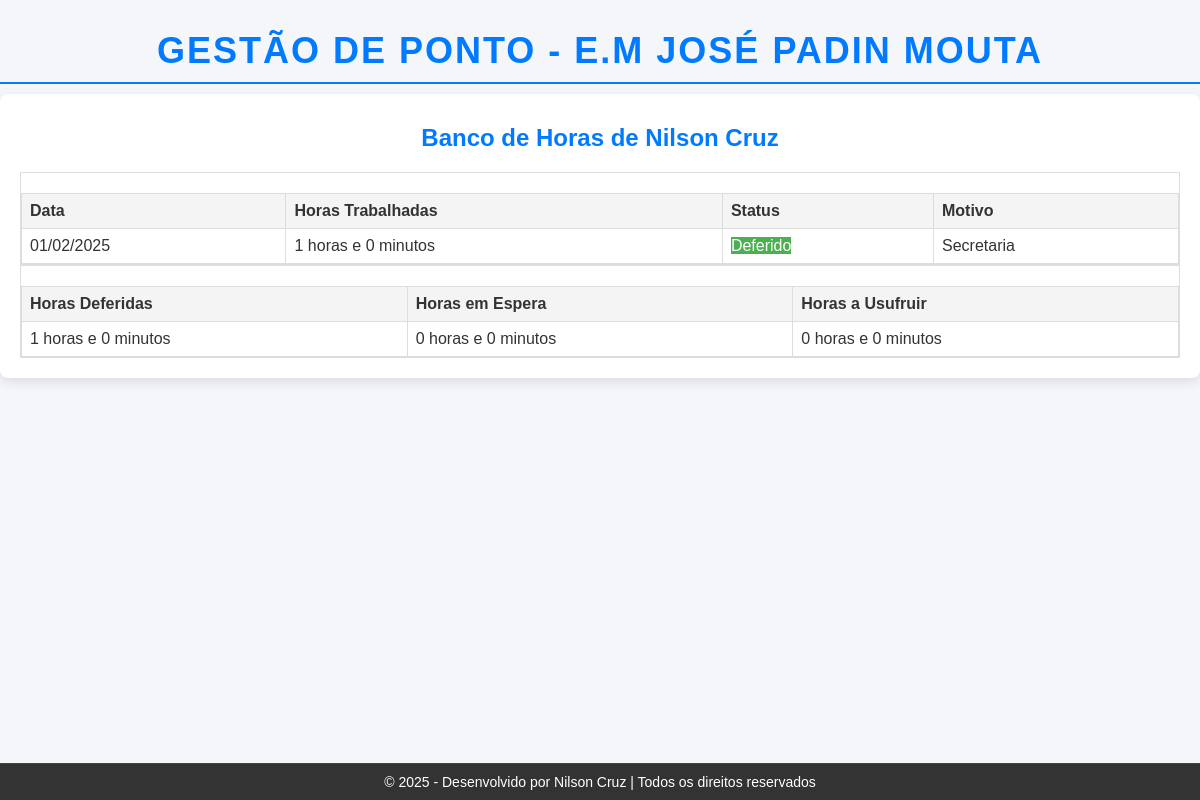
/consultar_horas (signed in), run on an earlier commit of the app's database.
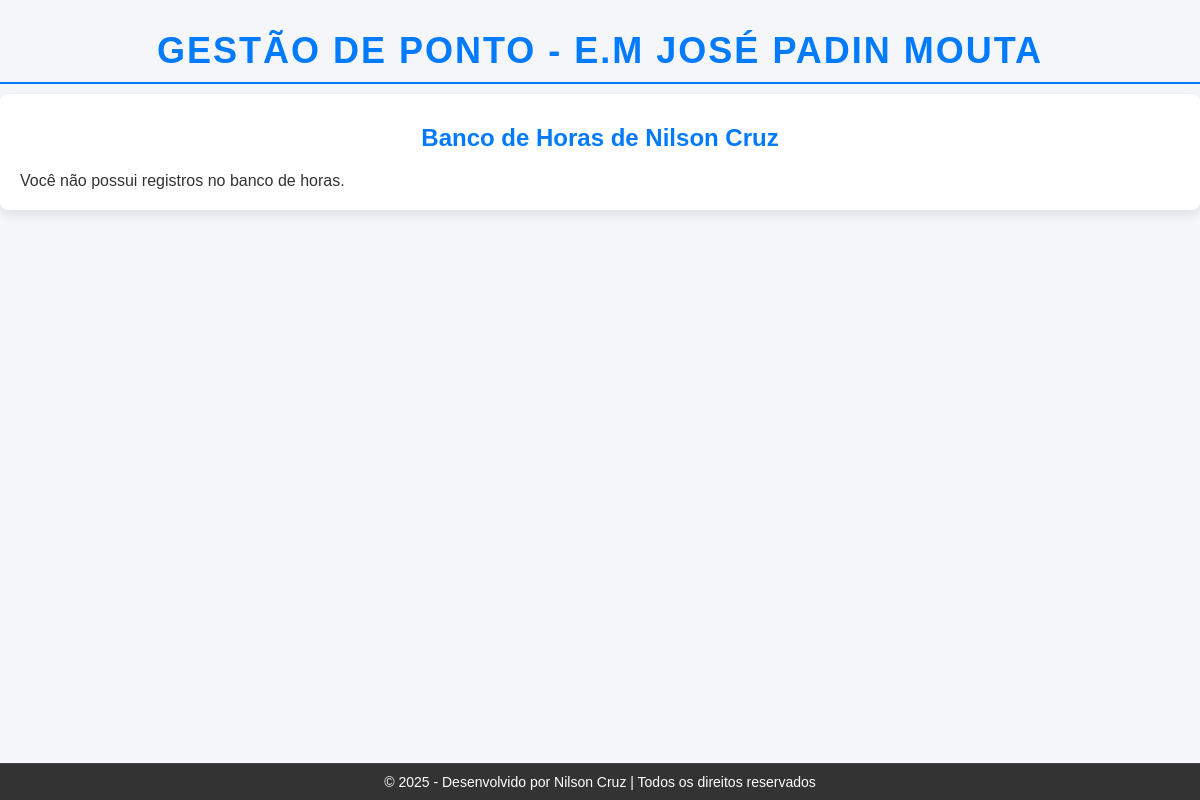
And on a later commit of the database.
### app.py (models this page shows)
class User(UserMixin, db.Model):
    id = db.Column(db.Integer, primary_key=True)
    nome = db.Column(db.String(150), nullable=False)
    registro = db.Column(db.String(150), nullable=False, unique=True)
    email = db.Column(db.String(150), nullable=False, unique=True)
    senha = db.Column(db.String(150), nullable=False)
    tipo = db.Column(db.String(10), nullable=False)  # "funcionario" ou "administrador"
    banco_horas = db.Column(db.Integer, default=0, nullable=False)
    agendamentos = db.relationship('Agendamento', backref='user_funcionario', lazy=True)

class BancoDeHoras(db.Model):
    __tablename__ = 'banco_de_horas'
    id = db.Column(db.Integer, primary_key=True)
    funcionario_id = db.Column(db.Integer, db.ForeignKey('user.id'), nullable=False)
    horas = db.Column(db.Integer, nullable=False)
    minutos = db.Column(db.Integer, nullable=False)
    total_minutos = db.Column(db.Integer, default=0)
    data_realizacao = db.Column(db.Date, nullable=False)
    status = db.Column(db.String(50), default="Horas a Serem Deferidas")
    data_criacao = db.Column(db.DateTime, default=datetime.datetime.utcnow)
    data_atualizacao = db.Column(db.DateTime, default=datetime.datetime.utcnow, onupdate=datetime.datetime.utcnow)
    motivo = db.Column(db.String(40), nullable=True)
    usufruido = db.Column(db.Boolean, default=False)  # NOVO CAMPO
    funcionario = db.relationship('User', backref='banco_de_horas')

### app.py (the view)
@app.route('/consultar_horas')
def consultar_horas():
    print(f"Usuário: {current_user}")  # Para verificar se o usuário está autenticado
    print(f"Banco de Horas: {getattr(current_user, 'banco_horas', 'NÃO DEFINIDO')}")  # Depuração
    registros = BancoDeHoras.query.filter_by(funcionario_id=current_user.id).all()
    horas_deferidas = 0
    minutos_deferidos = 0
    horas_em_espera = 0
    minutos_em_espera = 0
    for registro in registros:
        if registro.status == 'Deferido':
            horas_deferidas += registro.horas
            minutos_deferidos += registro.minutos
        elif registro.status == 'Horas a Serem Deferidas':
            horas_em_espera += registro.horas
            minutos_em_espera += registro.minutos
    horas_deferidas += minutos_deferidos // 60
    minutos_deferidos = minutos_deferidos % 60
    horas_em_espera += minutos_em_espera // 60
    minutos_em_espera = minutos_em_espera % 60
    horas_usufruidas = horas_deferidas + horas_em_espera
    minutos_usufruidos = minutos_deferidos + minutos_em_espera
    horas_usufruidas += minutos_usufruidos // 60
    minutos_usufruidos = minutos_usufruidos % 60
    horas_a_usufruir = current_user.banco_horas // 60
    minutos_a_usufruir = current_user.banco_horas % 60
    return render_template('consultar_horas.html',
                           registros=registros,
                           horas_deferidas=horas_deferidas,
                           minutos_deferidos=minutos_deferidos,
                           horas_em_espera=horas_em_espera,
                           minutos_em_espera=minutos_em_espera,
                           horas_usufruidas=horas_usufruidas,
                           minutos_usufruidos=minutos_usufruidos,
                           horas_a_usufruir=horas_a_usufruir,
                           minutos_a_usufruir=minutos_a_usufruir)

### app.py (called while the page is built)
@login_manager.user_loader
def load_user(user_id):
    return User.query.get(int(user_id))

### templates/consultar_horas.html (shortened to what this page needs)
<!DOCTYPE html>
<html lang="pt-br">
<head>
    <link rel="stylesheet" href="{{ url_for('static', filename='css/style.css') }}">
    <link rel="stylesheet" href="https://cdnjs.cloudflare.com/ajax/libs/font-awesome/5.15.4/css/all.min.css">
</head>
<body>
    <div class="titulo-container">
        <h1 class="titulo-site">Gestão de Ponto - E.M José Padin Mouta</h1>
    </div>
    <div class="container">
        <h2>Banco de Horas de {{ current_user.nome }}</h2>
        {% if registros %}
        <div class="table-container">
            <table>
                <thead>
                    <tr>
                        <th>Data</th>
                        <th>Horas Trabalhadas</th>
                        <th>Status</th>
                        <th>Motivo</th>
                    </tr>
                </thead>
                <tbody>
                    {% for registro in registros %}
                        {% if registro.status in ['Deferido', 'Horas a Serem Deferidas', 'Indeferido'] %}
                            <tr class="status-{{ registro.status|replace('_', '-') }}">
                                <td>{{ registro.data_realizacao.strftime('%d/%m/%Y') }}</td>
                                <td>{{ registro.horas }} horas e {{ registro.minutos }} minutos</td>
                                <td>
                                    {% if registro.status == 'Horas a Serem Deferidas' %}
                                        <span class="status-em-espera">Em Espera</span>
                                    {% elif registro.status == 'Indeferido' %}
                                        <span class="status-indeferido">Indeferido</span>
                                    {% else %}
                                        <span class="status-deferido">Deferido</span>
                                    {% endif %}
                                </td>
                                <td>{{ registro.motivo }}</td>
                            </tr>
                        {% endif %}
                    {% endfor %}
                </tbody>
            </table>
        </div>
        <div class="table-container">
            <table>
                <thead>
                    <tr>
                        <th>Horas Deferidas</th>
                        <th>Horas em Espera</th>
                        <th>Horas a Usufruir</th>
                    </tr>
                </thead>
                <tbody>
                    <tr>
                        <td>{{ horas_deferidas }} horas e {{ minutos_deferidos }} minutos</td>
                        <td>{{ horas_em_espera }} horas e {{ minutos_em_espera }} minutos</td>
                        <td>{{ horas_a_usufruir }} horas e {{ minutos_a_usufruir }} minutos</td>
                    </tr>
                </tbody>
            </table>
        </div>
        {% else %}
        <div class="no-data">
            <p>Você não possui registros no banco de horas.</p>
        </div>
        {% endif %}
    </div>
    <footer>
        <p>&copy; 2025 - Desenvolvido por Nilson Cruz | Todos os direitos reservados</p>
    </footer>
</body>
</html>

### static/css/style.css (style rules this page uses)
* { margin: 0; padding: 0; box-sizing: border-box; }
body { font-family: 'Arial', sans-serif; background-color: #f4f6f9; color: #333; display: flex; flex-direction: column; min-height: 100vh; }
.container { width: 100%; max-width: 500px; background-color: #fff; border-radius: 8px; box-shadow: 0 4px 12px rgba(0, 0, 0, 0.1); padding: 20px; margin: 0 auto; margin-top: 20px; }
h1, h2 { font-size: 24px; color: #007bff; text-align: center; margin-bottom: 20px; }
footer { background-color: #333; color: #fff; text-align: center; padding: 10px 0; position: fixed; bottom: 0; width: 100%; font-size: 14px; border-top: 1px solid #444; }
footer p { margin: 0; }
.titulo-container { width: 100%; text-align: center; margin-top: 30px; }
.titulo-site { font-family: 'Arial', sans-serif; font-size: 36px; font-weight: bold; color: #007bff; text-transform: uppercase; letter-spacing: 2px; margin: 0; padding-bottom: 10px; border-bottom: 2px solid #007bff; }

### templates/consultar_horas.html (style rules this page uses)
.container { width: 100%; max-width: 1200px; margin: 0 auto; margin-top: 10px; padding-top: 30px; }

What changed in the data, as far as the page shows it:
removed BancoDeHoras: data_realizacao "01/02/2025", horas "1", minutos "0", status "Deferido", motivo "Secretaria"
Also different on the page:
{{ horas_deferidas }}: "1" → (not shown)
{{ minutos_deferidos }}: "0" → (not shown)
{{ horas_em_espera }}: "0" → (not shown)
{{ minutos_em_espera }}: "0" → (not shown)
{{ horas_a_usufruir }}: "0" → (not shown)
{{ minutos_a_usufruir }}: "0" → (not shown)
text no longer shown: "Data Horas Trabalhadas Status Motivo Horas Deferidas Horas em Espera Horas a Usufruir horas e minutos horas e minutos horas e minutos"
text now shown: "Você não possui registros no banco de horas."
